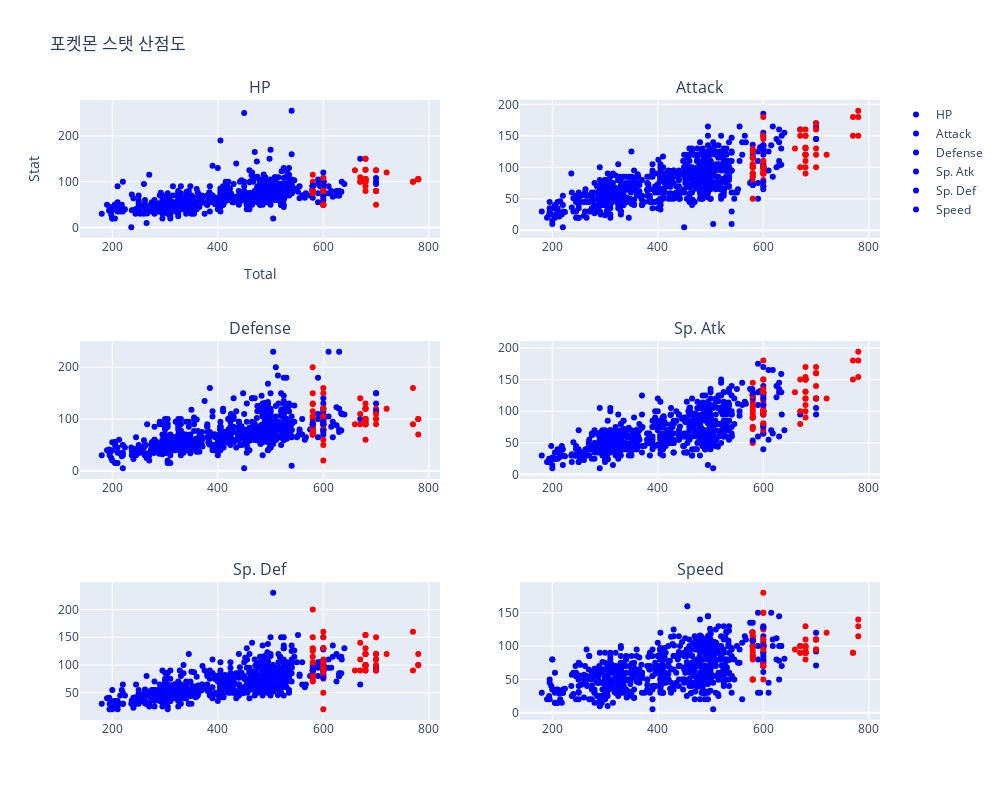

Write notebook code for a chart like this one.
### Code cell
import plotly.subplots as sp  # subplot 모듈 추가
import plotly.graph_objects as go

# 서브플롯 생성
fig = sp.make_subplots(rows=3, cols=2, subplot_titles=pokemon_stats.columns[1:-1])  # 3x2 서브플롯

for i, stat in enumerate(pokemon_stats.columns[1:-1]):
    row = i // 2 + 1  # 행 계산
    col = i % 2 + 1   # 열 계산
    # Legendary에 따라 색상 지정
    fig.add_scatter(x=pokemon['Total'], y=pokemon[f"{stat}"], mode='markers', 
                     name=stat, 
                     marker=dict(color=pokemon['Legendary'].map({True: 'red', False: 'blue'})), 
                     row=row, col=col, text=pokemon['Name'])  # name 추가

fig.update_layout(title='포켓몬 스탯 산점도', xaxis_title='Total', yaxis_title='Stat',
                  width=1000, height=800)  # 레이아웃 업데이트
fig.show()

# 전설 포켓몬은 Total 값이 580 이상이다. -> 분류 모델에 아주 좋은 feature로 생각됨.

### Figure 1 — Plotly figure (JSON) as saved in the notebook; plotly's stock layout.template omitted (floating-point values rounded to 4 significant figures; data arrays with more than 128 entries replaced by an {"elided": "..."} marker saying what was removed)
{"data": [{"marker": {"color": {"elided": "800 str values"}}, "mode": "markers", "name": "HP", "text": {"elided": "800 str values"}, "type": "scatter", "x": {"elided": "800 int values"}, "xaxis": "x", "y": {"elided": "800 int values"}, "yaxis": "y"}, {"marker": {"color": {"elided": "800 str values"}}, "mode": "markers", "name": "Attack", "text": {"elided": "800 str values"}, "type": "scatter", "x": {"elided": "800 int values"}, "xaxis": "x2", "y": {"elided": "800 int values"}, "yaxis": "y2"}, {"marker": {"color": {"elided": "800 str values"}}, "mode": "markers", "name": "Defense", "text": {"elided": "800 str values"}, "type": "scatter", "x": {"elided": "800 int values"}, "xaxis": "x3", "y": {"elided": "800 int values"}, "yaxis": "y3"}, {"marker": {"color": {"elided": "800 str values"}}, "mode": "markers", "name": "Sp. Atk", "text": {"elided": "800 str values"}, "type": "scatter", "x": {"elided": "800 int values"}, "xaxis": "x4", "y": {"elided": "800 int values"}, "yaxis": "y4"}, {"marker": {"color": {"elided": "800 str values"}}, "mode": "markers", "name": "Sp. Def", "text": {"elided": "800 str values"}, "type": "scatter", "x": {"elided": "800 int values"}, "xaxis": "x5", "y": {"elided": "800 int values"}, "yaxis": "y5"}, {"marker": {"color": {"elided": "800 str values"}}, "mode": "markers", "name": "Speed", "text": {"elided": "800 str values"}, "type": "scatter", "x": {"elided": "800 int values"}, "xaxis": "x6", "y": {"elided": "800 int values"}, "yaxis": "y6"}], "layout": {"annotations": [{"font": {"size": 16}, "showarrow": false, "text": "HP", "x": 0.225, "xanchor": "center", "xref": "paper", "y": 1, "yanchor": "bottom", "yref": "paper"}, {"font": {"size": 16}, "showarrow": false, "text": "Attack", "x": 0.775, "xanchor": "center", "xref": "paper", "y": 1, "yanchor": "bottom", "yref": "paper"}, {"font": {"size": 16}, "showarrow": false, "text": "Defense", "x": 0.225, "xanchor": "center", "xref": "paper", "y": 0.6111, "yanchor": "bottom", "yref": "paper"}, {"font": {"size": 16}, "showarrow": false, "text": "Sp. Atk", "x": 0.775, "xanchor": "center", "xref": "paper", "y": 0.6111, "yanchor": "bottom", "yref": "paper"}, {"font": {"size": 16}, "showarrow": false, "text": "Sp. Def", "x": 0.225, "xanchor": "center", "xref": "paper", "y": 0.2222, "yanchor": "bottom", "yref": "paper"}, {"font": {"size": 16}, "showarrow": false, "text": "Speed", "x": 0.775, "xanchor": "center", "xref": "paper", "y": 0.2222, "yanchor": "bottom", "yref": "paper"}], "height": 800, "title": {"text": "포켓몬 스탯 산점도"}, "width": 1000, "xaxis": {"anchor": "y", "domain": [0, 0.45], "title": {"text": "Total"}}, "xaxis2": {"anchor": "y2", "domain": [0.55, 1]}, "xaxis3": {"anchor": "y3", "domain": [0, 0.45]}, "xaxis4": {"anchor": "y4", "domain": [0.55, 1]}, "xaxis5": {"anchor": "y5", "domain": [0, 0.45]}, "xaxis6": {"anchor": "y6", "domain": [0.55, 1]}, "yaxis": {"anchor": "x", "domain": [0.7778, 1], "title": {"text": "Stat"}}, "yaxis2": {"anchor": "x2", "domain": [0.7778, 1]}, "yaxis3": {"anchor": "x3", "domain": [0.3889, 0.6111]}, "yaxis4": {"anchor": "x4", "domain": [0.3889, 0.6111]}, "yaxis5": {"anchor": "x5", "domain": [0, 0.2222]}, "yaxis6": {"anchor": "x6", "domain": [0, 0.2222]}}}
